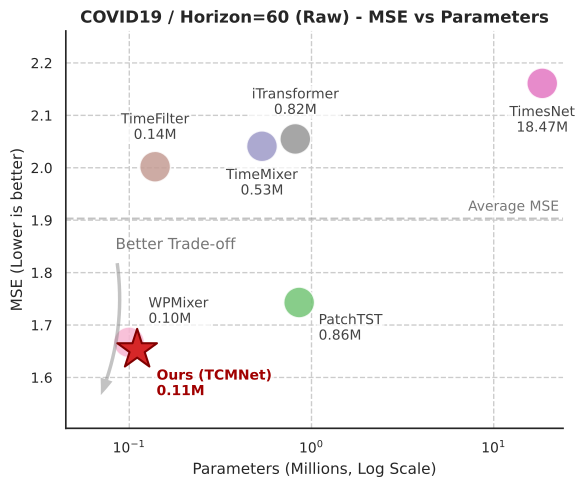

This figure's Python source:
"""Build bubble chart for COVID19 horizon=60 (raw-only).

Scenario picked to highlight TCMNet strengths among raw baselines:
- lowest MSE in `tcg_result.md` at COVID19 / 60
- small parameter count (near the smallest group)

Outputs:
- vis/covid19_60_raw_tcm_bubble_data.csv
- vis/covid19_60_raw_tcm_bubble.png
- vis/covid19_60_raw_tcm_bubble.pdf
"""

from __future__ import annotations

import csv
import glob
import json
import os
import re
from dataclasses import dataclass

import matplotlib.pyplot as plt
import seaborn as sns

REPO_ROOT = os.path.dirname(os.path.dirname(os.path.abspath(__file__)))
TCG_RESULT_MD = os.path.join(REPO_ROOT, "tcg_result.md")
CHECKPOINTS = os.path.join(REPO_ROOT, "checkpoints")

DATASET = "COVID19"
HORIZON = "60"
INPUT_LEN = "36"

MODELS = [
    # "Informer",
    # "Crossformer",
    "PatchTST",
    "TimesNet",
    "TimeMixer",
    "TimeFilter",
    "WPMixer",
    "iTransformer",
    "TCMNet",
]

SPLIT_MODELS = {
    "Informer",
    "Crossformer",
    "PatchTST",
    "TimesNet",
    "TimeMixer",
    "TimeFilter",
    "WPMixer",
}


@dataclass
class Point:
    model: str
    mse: float
    mae: float
    params: int
    test_time_s: float
    observed_mse: float
    observed_mae: float
    run_dir: str


def _ckpt_subdir(model_name: str) -> str:
    if model_name in {"Informer", "Crossformer", "DLinear"}:
        return model_name
    return f"{model_name}ForForecasting"


def _parse_metric_cell(cell: str) -> tuple[float, float]:
    m = re.match(r"^\s*([\d.]+)\s*/\s*([\d.]+)\s*$", cell)
    if not m:
        raise ValueError(f"Invalid metric cell: {cell!r}")
    return float(m.group(1)), float(m.group(2))


def _parse_tcg_table_row() -> dict[str, str]:
    with open(TCG_RESULT_MD, "r", encoding="utf-8") as f:
        lines = [ln.rstrip("\n") for ln in f]

    header = None
    row = None
    for ln in lines:
        if ln.startswith("| dataset | horizon |"):
            header = [c.strip() for c in ln.split("|")[1:-1]]
            continue
        if ln.startswith(f"| {DATASET} | {HORIZON} |"):
            row = [c.strip() for c in ln.split("|")[1:-1]]
            break

    if header is None or row is None:
        raise RuntimeError(f"Cannot find row for {DATASET} horizon={HORIZON}")
    return dict(zip(header, row))


def _is_tcg_enabled(cfg: dict) -> bool:
    tcg = cfg.get("model_config", {}).get("tcg", {})
    if not isinstance(tcg, dict):
        return False
    params = tcg.get("params", {}) or {}
    return str(params.get("enabled", "False")).lower() == "true"


def _best_log_in_run(run_dir: str) -> str:
    logs = glob.glob(os.path.join(run_dir, "training_log_*.log"))
    if not logs:
        raise RuntimeError(f"No training logs in run dir: {run_dir}")
    return sorted(logs, key=os.path.getmtime)[-1]


def _extract_log_stats_and_metrics(log_path: str) -> tuple[int, float, float, float]:
    with open(log_path, "r", encoding="utf-8") as f:
        txt = f.read()

    p = re.search(r"Total parameters:\s*(\d+)", txt)
    if p is None:
        raise RuntimeError(f"No parameter line in log: {log_path}")
    params = int(p.group(1))

    tests = [
        (float(m.group(1)), float(m.group(2)), float(m.group(3)))
        for m in re.finditer(
            r"Result <test>: \[test/time: ([\d.]+) \(s\), test/loss: [\d.]+, test/MAE: ([\d.]+), test/MSE: ([\d.]+)",
            txt,
        )
    ]
    if not tests:
        raise RuntimeError(f"No test/time entries in log: {log_path}")

    last_t, last_mae, last_mse = tests[-1]
    return params, last_t, last_mse, last_mae


def _find_raw_point(model: str, target_mse: float, target_mae: float) -> Point:
    base = os.path.join(CHECKPOINTS, _ckpt_subdir(model))
    pattern = os.path.join(base, f"{DATASET}_*_{INPUT_LEN}_{HORIZON}", "*")
    candidates: list[tuple[float, float, int, float, float, float, str]] = []

    for run_dir in glob.glob(pattern):
        cfg_path = os.path.join(run_dir, "cfg.json")
        if not os.path.exists(cfg_path):
            continue
        try:
            with open(cfg_path, "r", encoding="utf-8") as f:
                cfg = json.load(f)
        except Exception:
            continue

        if model in SPLIT_MODELS and _is_tcg_enabled(cfg):
            continue

        try:
            params, test_time, log_mse, log_mae = _extract_log_stats_and_metrics(_best_log_in_run(run_dir))
        except Exception:
            continue

        mse, mae = log_mse, log_mae
        met_path = os.path.join(run_dir, "test_metrics.json")
        if os.path.exists(met_path):
            try:
                with open(met_path, "r", encoding="utf-8") as f:
                    overall = json.load(f)["overall"]
                mse = float(overall["MSE"])
                mae = float(overall["MAE"])
            except Exception:
                pass

        score = abs(mse - target_mse) + abs(mae - target_mae)
        candidates.append((score, -os.path.getmtime(run_dir), params, test_time, mse, mae, run_dir))

    if not candidates:
        raise RuntimeError(f"No usable raw run found for {model}")

    best = sorted(candidates)[0]
    _, _, params, test_time, obs_mse, obs_mae, run_dir = best
    return Point(
        model=model,
        mse=target_mse,
        mae=target_mae,
        params=params,
        test_time_s=test_time,
        observed_mse=obs_mse,
        observed_mae=obs_mae,
        run_dir=run_dir,
    )


def _collect_points() -> list[Point]:
    row = _parse_tcg_table_row()
    points: list[Point] = []
    for model in MODELS:
        col = model if model in {"iTransformer", "TCMNet"} else f"{model}_raw"
        mse, mae = _parse_metric_cell(row[col])
        points.append(_find_raw_point(model, mse, mae))
    return points


def _save_csv(points: list[Point], out_csv: str) -> None:
    with open(out_csv, "w", newline="", encoding="utf-8") as f:
        writer = csv.writer(f)
        writer.writerow([
            "model", "mse", "mae", "params", "params_m", "observed_mse", "observed_mae", "run_dir",
        ])
        for p in points:
            writer.writerow([
                p.model, f"{p.mse:.3f}", f"{p.mae:.3f}", p.params, f"{p.params / 1e6:.4f}",
                f"{p.observed_mse:.4f}", f"{p.observed_mae:.4f}", p.run_dir,
            ])

def _plot(points: list[Point], out_png: str, out_pdf: str) -> None:
    sns.set_theme(style="whitegrid", font_scale=1.0, rc={
        "font.family": "sans-serif",
        "font.sans-serif": ["Arial", "Helvetica", "DejaVu Sans"],
        "font.size": 11,
        "axes.labelsize": 11,
        "axes.titlesize": 12,
        "axes.titleweight": "bold",
        "xtick.labelsize": 10,
        "ytick.labelsize": 10,
        "legend.fontsize": 10,
        "legend.title_fontsize": 11,
        "axes.edgecolor": ".15",
        "grid.linestyle": "--",
        "axes.linewidth": 1.2,
        "figure.dpi": 300,
        "axes.facecolor": "white",
        "figure.facecolor": "white",
    })

    colors = {
        "Informer": "#7bafd4",
        "Crossformer": "#f2a272",
        "PatchTST": "#74c476",
        "TimesNet": "#e377c2",
        "TimeMixer": "#9e9ac8",
        "TimeFilter": "#c49c94",
        "WPMixer": "#f7b6d2",
        "iTransformer": "#969696",
        "TCMNet": "#d62728", 
    }

    fig, ax = plt.subplots(figsize=(6, 5), dpi=300)
    ax.set_xscale("log")

    xs = [p.params / 1e6 for p in points]
    ys = [p.mse for p in points]

    x_min, x_max = min(xs) * 0.45, max(xs) * 1.3 
    y_min, y_max = min(ys) - 0.15, max(ys) + 0.1 
    ax.set_xlim(x_min, x_max)
    ax.set_ylim(y_min, y_max)

    ax.set_axisbelow(True)

    ax.set_title("COVID19 / Horizon=60 (Raw) - MSE vs Parameters")

    avg_mse = sum(ys) / len(ys)
    ax.axhline(y=avg_mse, color="#999999", linestyle="--", linewidth=1.5, alpha=0.6, zorder=1)
    ax.text(x_max * 0.95, avg_mse + 0.015, "Average MSE", color="#777777", fontsize=10, ha='right', 
            bbox=dict(boxstyle="round,pad=0.2", fc="white", ec="none", alpha=0.8))

    # 【优化项】：因为气泡放大了，这里把偏移距离（xytext的数值）全都适当调大了，防止文字贴在气泡上
    label_styles = {
        "Informer": {"xytext": (0, 16), "ha": "center", "va": "bottom"},
        "Crossformer": {"xytext": (0, -18), "ha": "center", "va": "top"},
        "PatchTST": {"xytext": (14, -8), "ha": "left", "va": "top"},
        "TimesNet": {"xytext": (0, -16), "ha": "center", "va": "top"},
        "TimeMixer": {"xytext": (0, -16), "ha": "center", "va": "top"},
        "TimeFilter": {"xytext": (0, 18), "ha": "center", "va": "bottom"}, 
        "WPMixer": {"xytext": (14, 12), "ha": "left", "va": "bottom"},
        "iTransformer": {"xytext": (0, 16), "ha": "center", "va": "bottom"},
        "TCMNet": {"xytext": (14, -14), "ha": "left", "va": "top"},      
    }

    annotations = []
    for p in points:
        x = p.params / 1e6
        y = p.mse
        is_ours = (p.model == "TCMNet")
        
        marker = "*" if is_ours else "o"
        # 【优化项】：气泡显著放大 (160->500, 600->900)
        size = 900 if is_ours else 500  
        edge_c = "#800000" if is_ours else "white"
        # 【优化项】：描边稍微加粗，增加立体感和清晰度
        edge_w = 1.5 if is_ours else 1.2
        alpha_val = 1.0 if is_ours else 0.85

        ax.scatter(
            x, y,
            s=size,
            marker=marker,
            c=colors[p.model],
            edgecolors=edge_c,
            linewidths=edge_w,
            alpha=alpha_val,
            zorder=4 if is_ours else 3,
        )

        style = label_styles.get(p.model, {"xytext": (8, 8), "ha": "left", "va": "center"})
        tag = f"Ours ({p.model})\n{x:.2f}M" if is_ours else f"{p.model}\n{x:.2f}M"
        weight = "bold" if is_ours else "normal"
        color = "#a00000" if is_ours else "#444444"

        bbox_props = dict(boxstyle="round,pad=0.15", fc="white", ec="none", alpha=0.7)

        ann = ax.annotate(
            tag,
            xy=(x, y),
            xytext=style["xytext"],
            textcoords="offset points",
            fontsize=10,
            fontweight=weight,
            color=color,
            ha=style["ha"],
            va=style["va"],
            bbox=bbox_props,
            zorder=5,
        )
        annotations.append(ann)

    # 自动挪动标签，尽量避免相互重叠（基于屏幕坐标）
    fig.canvas.draw()
    renderer = fig.canvas.get_renderer()
    for _ in range(140):
        moved = False
        boxes = [ann.get_window_extent(renderer).expanded(1.03, 1.08) for ann in annotations]
        for i in range(len(annotations)):
            for j in range(i + 1, len(annotations)):
                if not boxes[i].overlaps(boxes[j]):
                    continue
                xi, yi = annotations[i].get_position()
                xj, yj = annotations[j].get_position()
                dx = 1.2
                dy = 2.2
                if yi <= yj:
                    yi -= dy
                    yj += dy
                else:
                    yi += dy
                    yj -= dy
                if xi <= xj:
                    xi -= dx
                    xj += dx
                else:
                    xi += dx
                    xj -= dx
                annotations[i].set_position((xi, yi))
                annotations[j].set_position((xj, yj))
                moved = True
        if not moved:
            break
        fig.canvas.draw()
        renderer = fig.canvas.get_renderer()

    ax.annotate(
        "Better Trade-off",
        xy=(x_min * 1.5, y_min + 0.05),
        xytext=(x_min * 4.0, y_min + 0.35),
        arrowprops=dict(
            facecolor='#888888', shrink=0.05, width=2.5, headwidth=9,
            alpha=0.5, edgecolor='none', connectionstyle="arc3,rad=-0.15"
        ),
        fontsize=11, color='#666666', alpha=0.9,
        ha='center', va='center'
    )

    ax.set_xlabel("Parameters (Millions, Log Scale)")
    ax.set_ylabel("MSE (Lower is better)")
    
    ax.spines['top'].set_visible(False)
    ax.spines['right'].set_visible(False)

    plt.tight_layout()
    fig.savefig(out_png, dpi=300, bbox_inches="tight", facecolor="white")
    fig.savefig(out_pdf, bbox_inches="tight", facecolor="white")
    plt.close(fig)
    
def main() -> None:
    out_csv = os.path.join(REPO_ROOT, "vis", "covid19_60_raw_tcm_bubble_data.csv")
    out_png = os.path.join(REPO_ROOT, "vis", "covid19_60_raw_tcm_bubble.png")
    out_pdf = os.path.join(REPO_ROOT, "vis", "covid19_60_raw_tcm_bubble.pdf")

    points = _collect_points()
    _save_csv(points, out_csv)
    _plot(points, out_png, out_pdf)

    print(f"Saved: {out_csv}")
    print(f"Saved: {out_png}")
    print(f"Saved: {out_pdf}")


if __name__ == "__main__":
    main()
